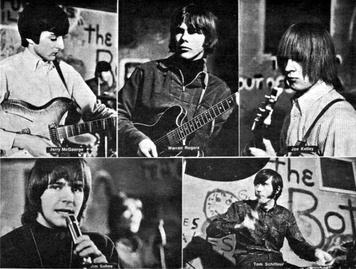
%> input picture image enhancement/im2.jpg, 356 x 269 px, shrunk from 728 x 551 before the run
$ octave final.m   (GNU Octave 9; MATLAB toolbox functions it lacks are replaced by stand-ins)
%> lines starting %> are read from the running program, lines starting %| are printed output that depends on the picture

clc
FDetect = vision.CascadeObjectDetector;


img = imread('im2.jpg');
%> img is the input picture: size 269x356x3 uint8; min 0, max 255, mean 98.5
k = imread('im.png');
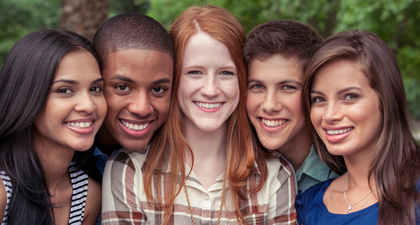
%> input picture image enhancement/im.png, 420 x 225 px, shrunk from 860 x 460 before the run
%> k is the input picture: size 225x420x3 uint8; mean R, G, B 116.5, 90.8, 82.2

BB = step(FDetect,img);
%> BB = [35 165 62 62; 168 18 38 38]

figure,
imshow(img); hold on
for i = 1:size(BB,1)
    rectangle('Position',BB(i,:));
    my_limit=0.5;
low_limit=0.008;
up_limit=0.992;


[m1, n1, r1]=size(img);

if r1==3
    my_limit2=0.04;my_limit3=-0.04;
    a=rgb2ntsc(img);
    mean_adjustment=my_limit2-mean(mean(a(:,:,2)));
    a(:,:,2)=a(:,:,2)+mean_adjustment*(0.596-a(:,:,2));
    mean_adjustment=my_limit3-mean(mean(a(:,:,3)));
    a(:,:,3)=a(:,:,3)+mean_adjustment*(0.523-a(:,:,3));
else
    a=double(img)./255;
end

mean_adjustment=my_limit-mean(mean(a(:,:,1)));
a(:,:,1)=a(:,:,1)+mean_adjustment*(1-a(:,:,1));
if r1==3
    a=ntsc2rgb(a);
end

img=a.*255;

for k=1:r1
    arr=sort(reshape(img(:,:,k),m1*n1,1));
    v_min(k)=arr(ceil(low_limit*m1*n1));
    v_max(k)=arr(ceil(up_limit*m1*n1));
end

if r1==3
    v_min=rgb2ntsc(v_min);
    v_max=rgb2ntsc(v_max);
end

img=(img-v_min(1))/(v_max(1)-v_min(1));
imshow(img)


end
%> this loop made 2 passes
%> (my_limit, low_limit, up_limit, m1, n1, r1, my_limit2, my_limit3) on passes 1 to 2: (0.5, 0.008, 0.992, 269, 356, 3, 0.04, -0.04), (0.5, 0.008, 0.992, 269, 356, 3, 0.04, -0.04)
%> pass 1, `a=ntsc2rgb(a);`:
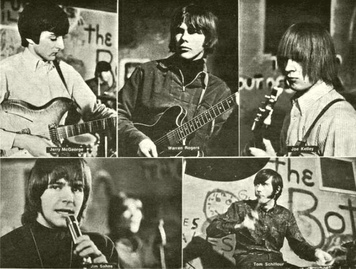
%> a: size 269x356x3 double; mean R, G, B 0.466, 0.463, 0.394
%> after the loop:
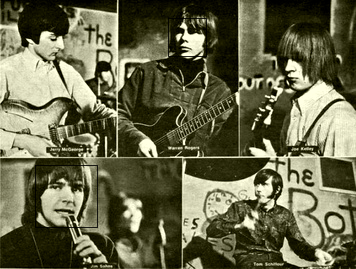
%> figure redrawn from the program's plot data

hold off;
